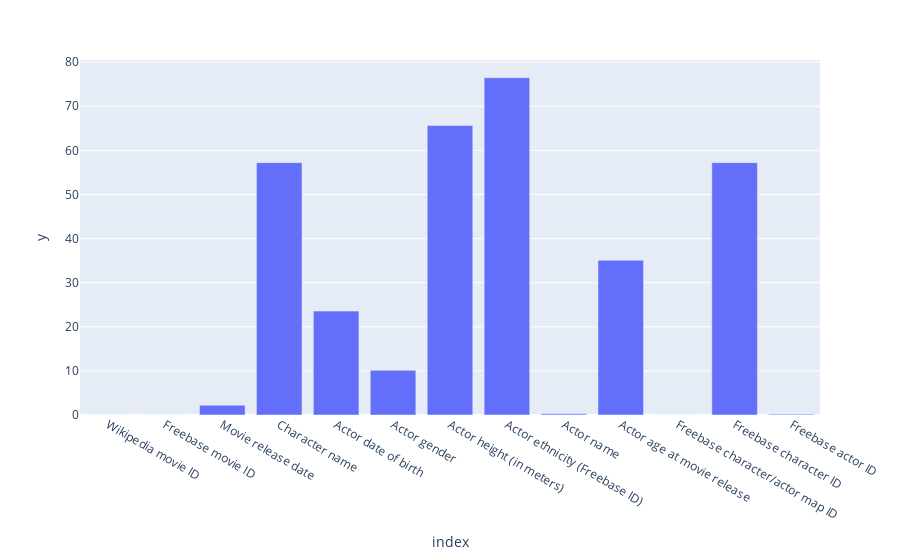

Notebook code cell kept with this figure:
### Code cell
fig_chars = px.bar(completness_chars_sum, y=completness_chars_sum)
fig_chars.show()

### Figure 1 — Plotly figure (JSON) as saved in the notebook; plotly's stock layout.template omitted (floating-point values rounded to 4 significant figures)
{"data": [{"alignmentgroup": "True", "hovertemplate": "index=%{x}<br>y=%{y}<extra></extra>", "legendgroup": "", "marker": {"color": "#636efa", "pattern": {"shape": ""}}, "name": "", "offsetgroup": "", "orientation": "v", "showlegend": false, "textposition": "auto", "type": "bar", "x": ["Wikipedia movie ID", "Freebase movie ID", "Movie release date", "Character name", "Actor date of birth", "Actor gender", "Actor height (in meters)", "Actor ethnicity (Freebase ID)", "Actor name", "Actor age at movie release", "Freebase character/actor map ID", "Freebase character ID", "Freebase actor ID"], "xaxis": "x", "y": [0, 0, 2.218, 57.22, 23.55, 10.12, 65.65, 76.47, 0.2725, 35.08, 0, 57.22, 0.1808], "yaxis": "y"}], "layout": {"autosize": true, "barmode": "relative", "legend": {"tracegroupgap": 0}, "margin": {"t": 60}, "xaxis": {"anchor": "y", "autorange": true, "domain": [0, 1], "range": [-0.5, 12.5], "title": {"text": "index"}, "type": "category"}, "yaxis": {"anchor": "x", "autorange": true, "domain": [0, 1], "range": [0, 80.49], "title": {"text": "y"}, "type": "linear"}}}
